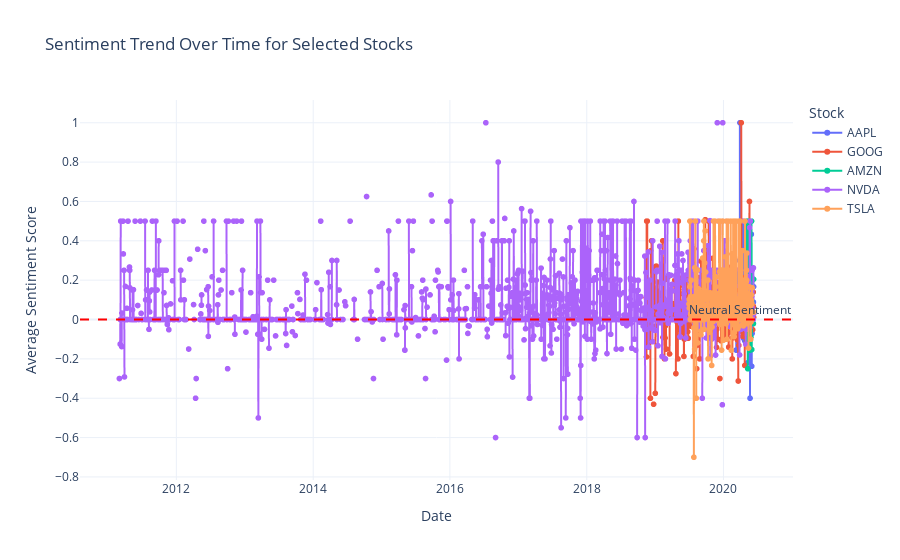

Write notebook code for a chart like this one.
### Code cell
tickers = ['AAPL', 'GOOG', 'META', 'MSFT', 'AMZN', 'NVDA', 'TSLA']
compare_stocks_sentiment(rating_df, tickers, freq='D')
